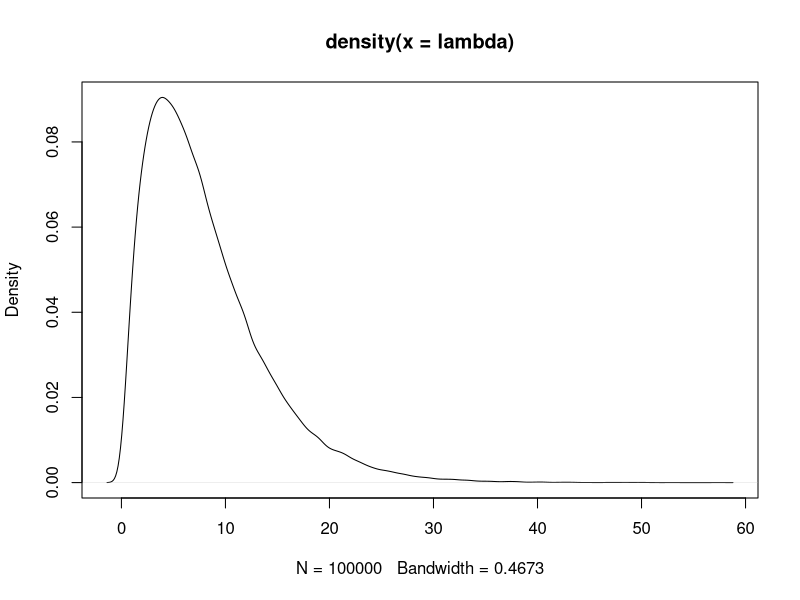
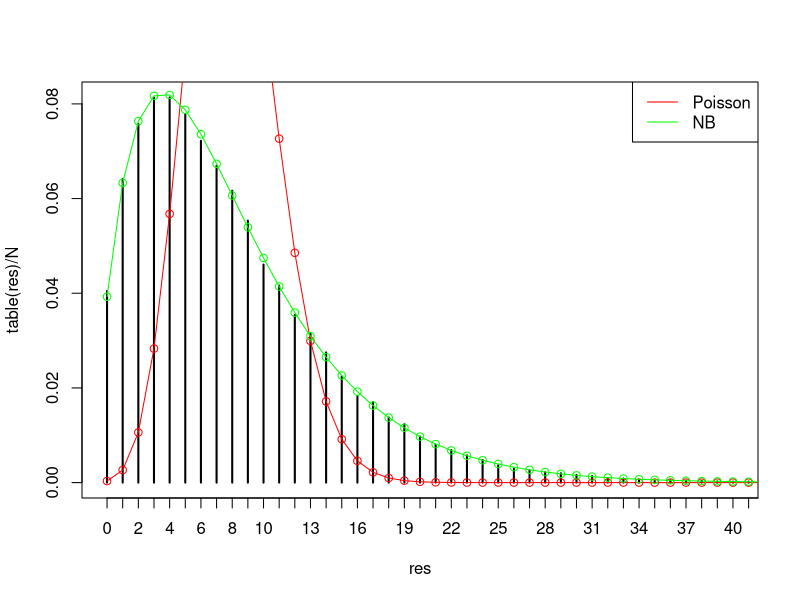

These figures' R source, in order:
N = 100000
lambda = rgamma(N, shape=2,scale = 4) 
res = rpois(N, lambda) #Poissonians with rate according to 

#Plot of the Gamma
mean(lambda)#approx 8
plot(density(lambda))


#Plot of the resulting mixed distribution
plot(table(res)/N, xlim = c(0,40))
mu = mean(res) #approx 8

#Fit of a poissian
xs = 0:42
points(xs, dpois(xs, lambda=(mu)), col='red')
lines(xs, dpois(xs, lambda=(mu)), col='red')


phi=2
mu = mean(res)
v = var(res)
phi = mu^2/(v-mu) #approx 2
#phi = 1e8 same as poisson
points(xs,dnbinom(xs, mu = mu, size=phi), col='green')
lines(xs,dnbinom(xs, mu = mu, size=phi), col='green')
legend('topright', legend = c('Poisson', 'NB'), col=c('red', 'green'), lty=c(1,1))
